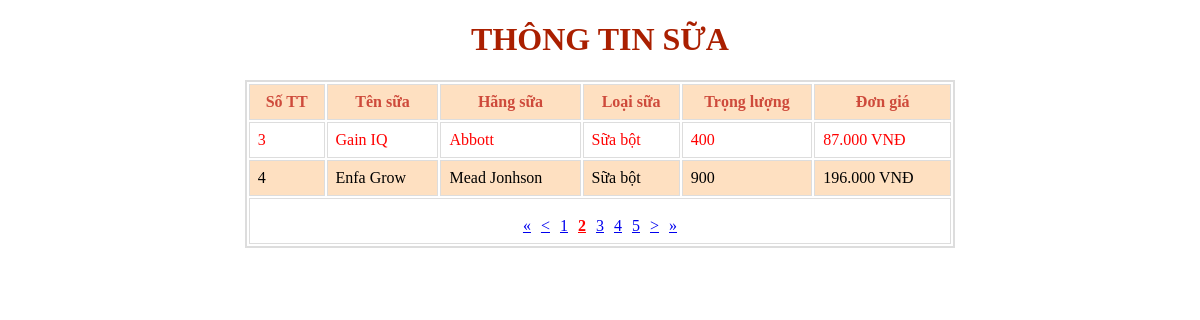
Screenshot of /BaiTap/SQL/Bai2_4.php?page=2 with the database file from the repository.
### tables this page shows
CREATE TABLE SUA(
  Ma_Sua VARCHAR(6) PRIMARY KEY,
  Ten_sua VARCHAR(100) NOT NULL,
  Ma_Hang_Sua VARCHAR(20) NOT NULL,
  Ma_Loai_Sua VARCHAR(3) NOT NULL,
  Trong_luong INT,
  Don_gia INT,
  TP_Dinh_Duong TEXT,
  Loi_ich TEXT,
  Hinh VARCHAR(200),
  FOREIGN KEY (Ma_Hang_Sua) REFERENCES HANG_SUA(Ma_Hang_Sua),
  FOREIGN KEY (Ma_Loai_Sua) REFERENCES LOAI_SUA(Ma_Loai_Sua)
);

CREATE TABLE HANG_SUA(
  Ma_Hang_Sua VARCHAR(20) PRIMARY KEY,
  Ten_Hang_Sua VARCHAR(100) NOT NULL,
  Dia_chi VARCHAR(200),
  Dien_thoai VARCHAR(20),
  Email VARCHAR(100)
);

CREATE TABLE LOAI_SUA(
  Ma_Loai_Sua VARCHAR(3) PRIMARY KEY,
  Ten_loai VARCHAR(50) NOT NULL
);

### BaiTap/SQL/Bai2_4.php (the view, shortened to what this page needs)
<!DOCTYPE html>
<html lang="en">
<head>
</head>
<body>
  <div>
    <h1 style="color: #AA1F00;">
      THÔNG TIN SỮA
    </h1>
  </div>
  <table>
    <tr>
      <td>Số TT</td>
      <td>Tên sữa</td>
      <td>Hãng sữa</td>
      <td>Loại sữa</td>
      <td>Trọng lượng</td>
      <td>Đơn giá</td>
    </tr>
    <?php
    require("myenv.php");
    require("Pager.php");
    $mysqli = new mysqli($db_host, $db_user, $db_password, $db_db, $db_port);
    $count_sql = "SELECT COUNT(*) FROM sua";
    $count_result = $mysqli->query($count_sql);
    $total_rows = $count_result->fetch_row()[0];
    $pager = new Pager($total_rows, 2);
    $sql = "
        SELECT a.Ten_Sua, b.Ten_Hang_Sua, c.Ten_Loai, a.Trong_Luong, a.Don_Gia
        FROM sua a, hang_sua b, loai_sua c
        WHERE a.Ma_Hang_Sua = b.Ma_Hang_Sua AND a.Ma_Loai_Sua = c.Ma_Loai_Sua
        LIMIT {$pager->start}, {$pager->limit}
      ";
    $result = $mysqli->query($sql);
    $stt = $pager->start + 1;
    while ($rows = $result->fetch_array()) {
      echo "<tr>";
      echo "<td>" . $stt . "</td>";
      for ($i = 0; $i < $result->field_count; $i++) {
        if ($i == 4) {
          echo "<td>" . number_format($rows[$i], 0, ',', '.') . " VNĐ</td>";
        } else {
          echo "<td>" . $rows[$i] . "</td>";
        }
      }
      echo "</tr>";
      $stt++;
    }
    echo "<tr><td colspan='6'>" . $pager->createLinks() . "</td></tr>";
    ?>
  </table>
</body>
</html>

### BaiTap/SQL/Bai2_4.php (style rules this page uses)
div { text-align: center; width: 60%; margin: auto; }
table { border-spacing: 2px; width: 60%; border: 2px solid #ddd; margin: auto; }
td { text-align: left; padding: 8px; border: 1px solid #ddd; }
tr:nth-child(odd) { background-color: #FEE0C1; }
tr:first-child td { color: #CE4A3B; font-weight: bolder; text-align: center; }
tr:nth-child(even) { color: red; }

### rows the page displays
sua: Ten_sua "Gain IQ", Ma_Hang_Sua.Ten_Hang_Sua "Abbott", Ma_Loai_Sua.Ten_loai "Sữa bột", Trong_luong "400", Don_gia "87.000"
sua: Ten_sua "Enfa Grow", Ma_Hang_Sua.Ten_Hang_Sua "Mead Jonhson", Ma_Loai_Sua.Ten_loai "Sữa bột", Trong_luong "900", Don_gia "196.000"
